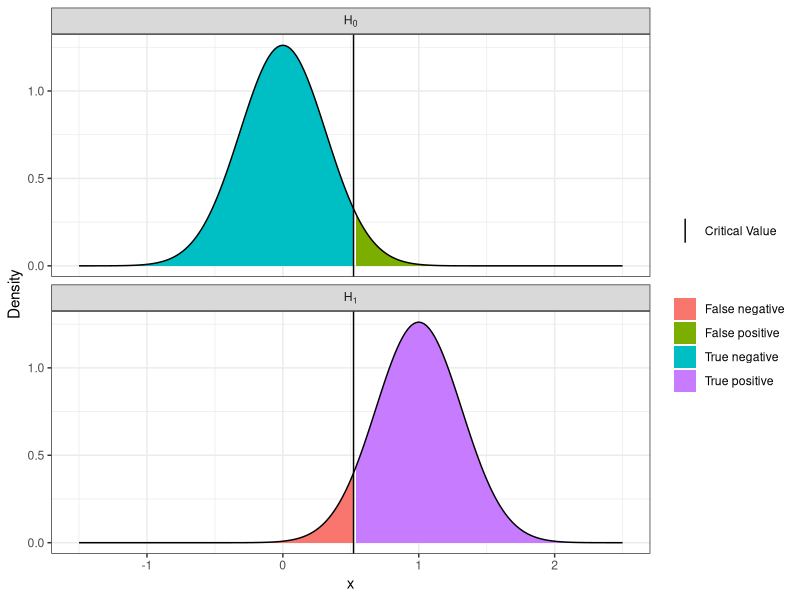
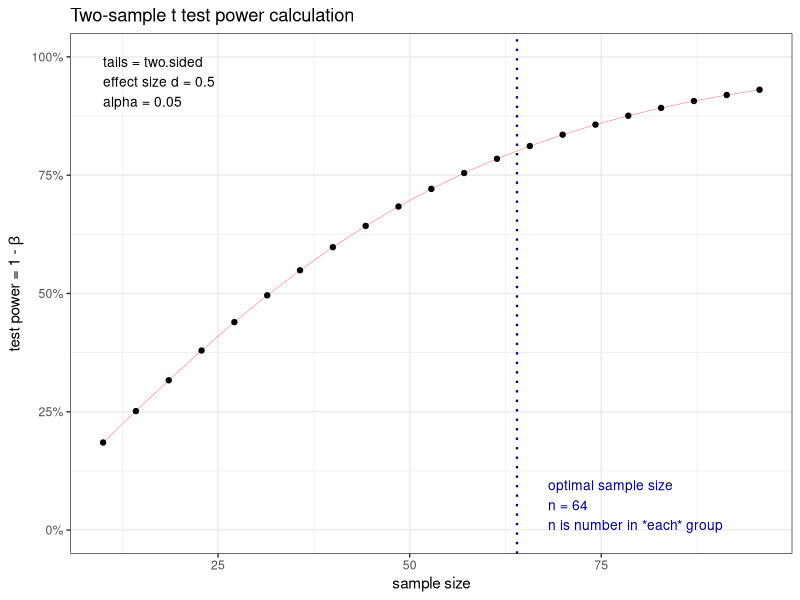
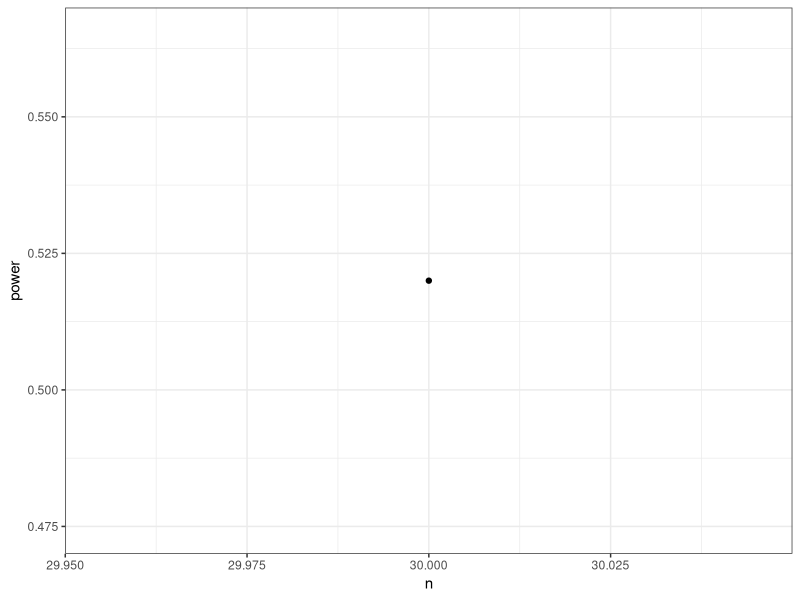
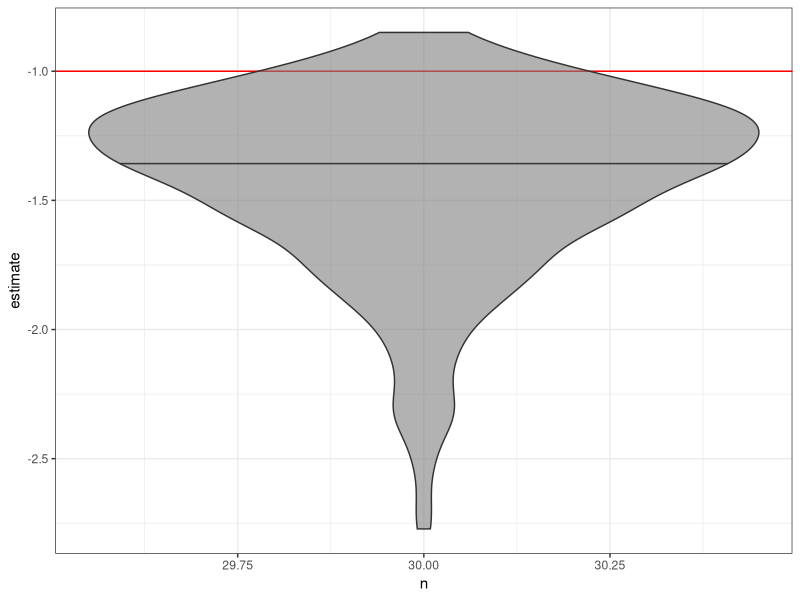

The R source for these figures, in order:
## ---- chunk 1
knitr::opts_chunk$set(echo = TRUE)
library("tidyverse")
theme_set(theme_bw())
## ---- chunk 2
library(tidyverse)

n <- 10
alpha <- 0.05
delta <- 1
sd <- 1
mx <- 2.5
mn <- -1.5

crit <- qnorm(alpha, mean = 0, sd = sd/sqrt(n), lower.tail = FALSE)

H0 <- tibble(x = seq(mn, mx, length = 201), 
       y = dnorm(x = x, mean = 0, sd = sd / sqrt(n)), 
       what = if_else(x < crit, true = "True negative", false = "False positive"))

H1 <- tibble(x = seq(mn, mx, length = 201), 
       y = dnorm(x = x, mean = delta, sd = sd / sqrt(n)), 
       what = if_else(x > crit, true = "True positive", false = "False negative"))
  
H <- bind_rows(`H[0]` = H0, 
          `H[1]` = H1, 
          .id = "Hypothesis")

ggplot(H, mapping = aes(x = x, y = y, fill = what)) + 
  geom_area() +
  geom_line(aes(group = 1)) +
  geom_vline(aes(xintercept = crit, linetype = "Critical Value")) +
  facet_wrap(~ Hypothesis, ncol = 1, labeller = label_parsed) +
  labs(x = "x", y = "Density", linetype = "", fill = "")
## ---- chunk 3
library("pwr")
pow <- pwr.t.test(d = 0.5, sig.level = 0.05, power = 0.8)
pow
## ---- chunk 4
plot(pow)
## ---- chunk 5

# data info
n <- 30 #number observations in each group
delta <- 1 # difference between means
sd <- 2 # standard deviation

# simulate means
mu <- rep(c(0, delta), each = n)

# add noise
y <- mu + rnorm(length(mu), sd = sd)

## predictor
x <- factor(rep(c("A", "B"), each = n))

# run test
test <- t.test(y ~ x)
## ---- chunk 6
test

broom::glance(test)
## ---- chunk 7
sim_t_test <- function(n, delta, sd, ...){
  # simulate means
  mu <- rep(c(0, delta), each = n)
  # add noise
  y <- mu + rnorm(length(mu), sd = sd)
  ## predictor
  x <- factor(rep(c("A", "B"), each = n))
  
  # run test
  test <- t.test(y ~ x)
  broom::tidy(test) %>% mutate(n = n, delta = delta, sd = sd)
}

sim_t_test(n = 30, delta = 1, sd = 2)

## ---- chunk 8
nrep = 100

control <- crossing(rep_no = 1:nrep, n = seq(10, 100, 20)) 

runs <- control %>%
  pmap_df(~sim_t_test(n = n, delta = 1, sd = 2, nrep = nrep))  %>% 
  mutate(sig = p.value <= 0.05)

p <- runs  %>%
  group_by(n) %>%
  summarise(power = mean(sig)) %>%
  ggplot(aes(x = n, y = power)) +
  geom_line() +
  geom_point()
## ---- chunk 9
p
## ---- chunk 10
runs %>%
  filter(sig) %>%
  ggplot(aes(x = n, y = estimate, group = n)) +
  geom_hline(yintercept = -1, colour = "red") +
  geom_violin(draw_quantiles = 0.5, fill = "grey50", alpha = 0.6)
